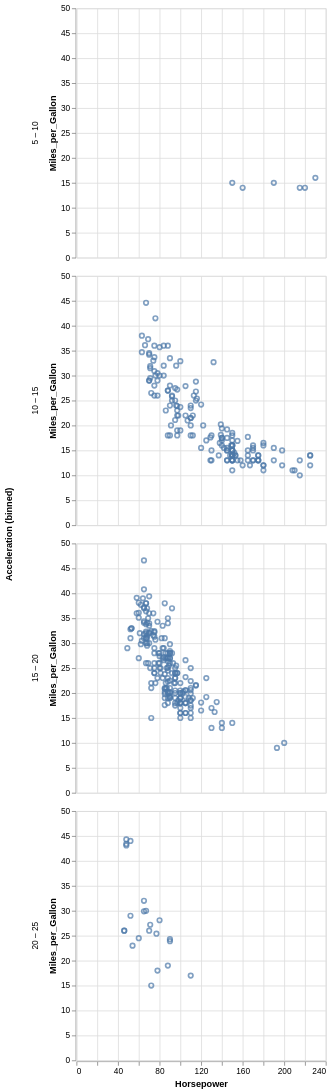

Describe this chart as a Vega-Lite specification.
### Vega-Lite specification from a JSON file in a GitHub repository (floating-point values rounded to 4 significant figures; data arrays with more than 128 entries replaced by an {"elided": "..."} marker saying what was removed)
{"$schema": "https://vega.github.io/schema/vega-lite/v4.json", "description": "A trellis scatterplot showing Horsepower and Miles per gallons, faceted by binned values of Acceleration.", "data": {"values": {"elided": "406 records"}}, "mark": "point", "encoding": {"row": {"field": "Acceleration", "bin": true}, "x": {"field": "Horsepower", "type": "quantitative"}, "y": {"field": "Miles_per_Gallon", "type": "quantitative"}}}
